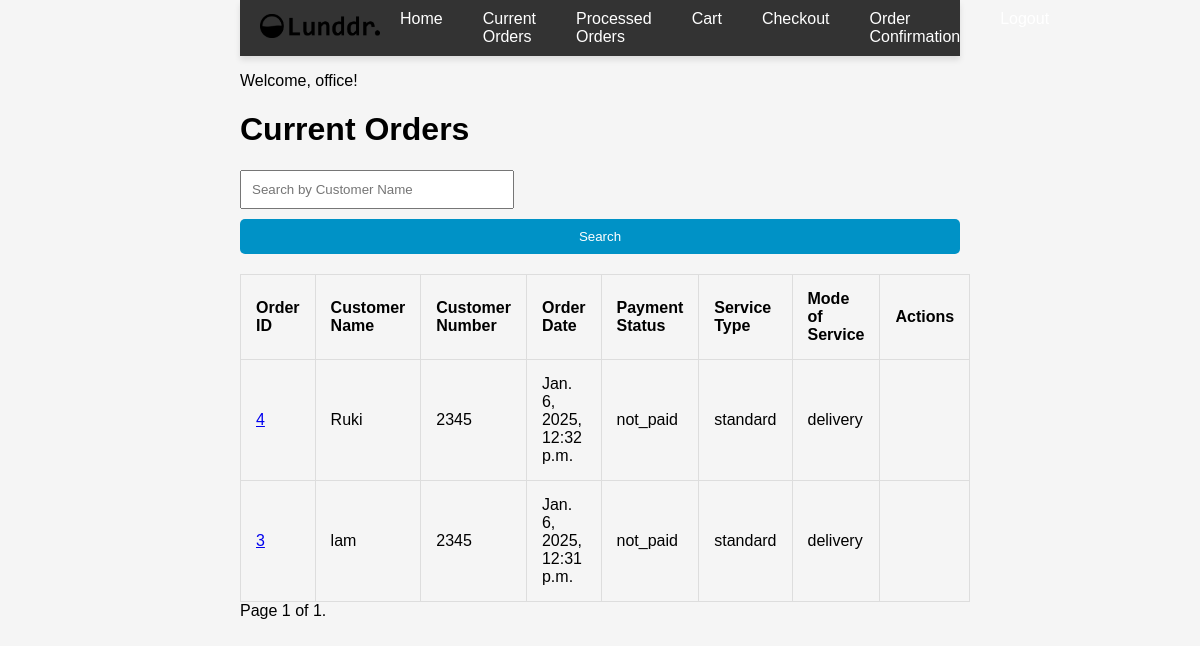
Before: /current/ (signed in) with the older database file.
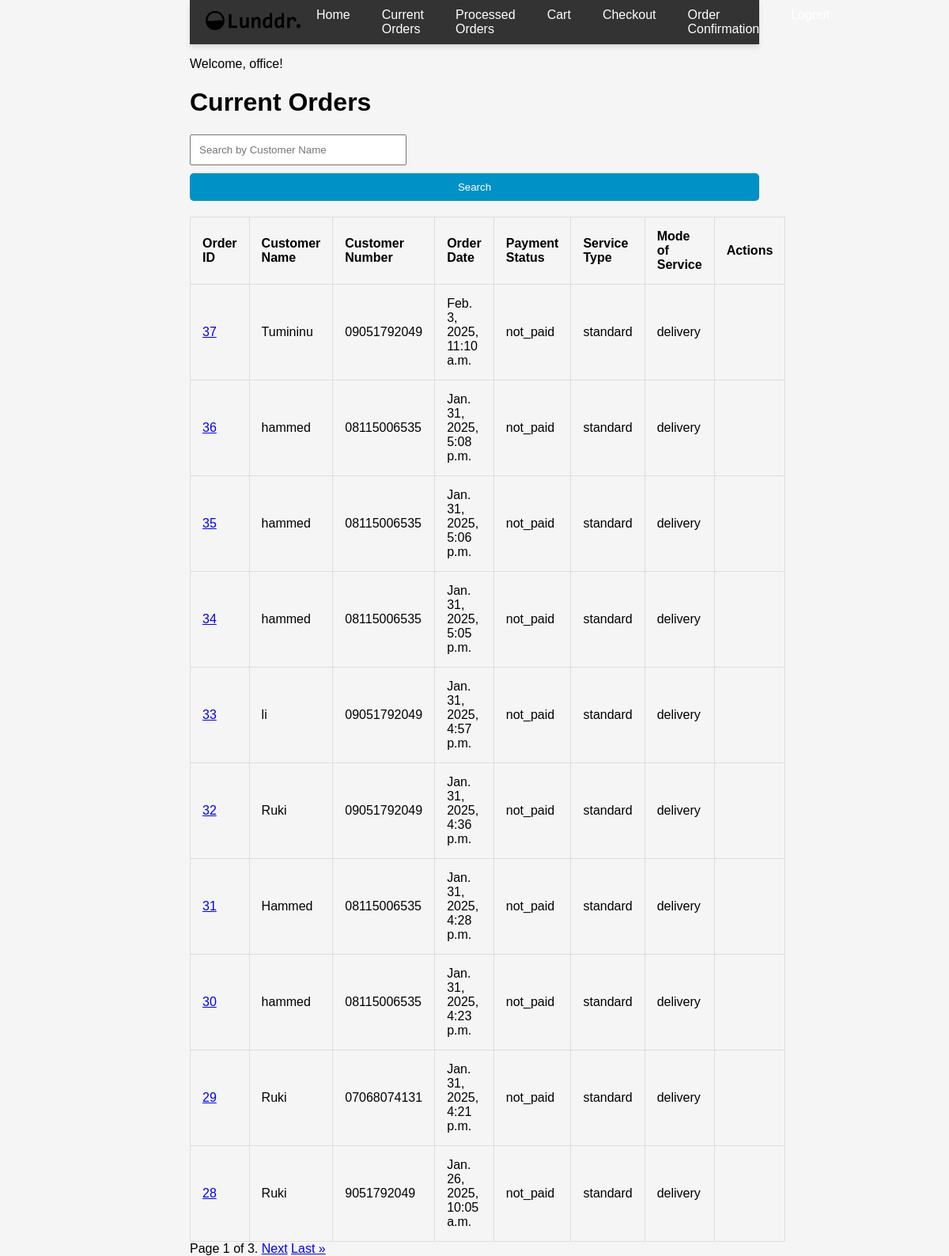
After: the same page with the newer database file.
### inventory/models.py (models this page shows, shortened)
class Order(models.Model):
    cart = models.OneToOneField(Cart, on_delete=models.CASCADE)
    customer_name = models.CharField(max_length=255)
    customer_phone = models.CharField(max_length=15)
    order_date = models.DateTimeField(auto_now_add=True)
    payment_status = models.CharField(max_length=10, choices=[('paid', 'Paid'), ('not_paid', 'Not Paid')], default='not_paid')
    service_type = models.CharField(max_length=10, choices=[('standard', 'Standard'), ('premium', 'Premium')], default='standard')
    mode_of_service = models.CharField(max_length=10, choices=[('delivery', 'Delivery'), ('pickup', 'Pickup'), ('branch', 'Branch')], default='delivery')
    collection_date = models.DateTimeField(null=True, blank=True)
    date_paid = models.DateTimeField(null=True, blank=True)
    date_collected = models.DateTimeField(null=True, blank=True)

### inventory/views.py (the view)
# urls.py: path('current/', views.current, name='current'),
@login_required
def current(request):
    search_query = request.GET.get('search', '')
    if search_query:
        orders = Order.objects.filter(customer_name__icontains=search_query).order_by('-id')
    else:
        orders = Order.objects.all().order_by('-id')
    paginator = Paginator(orders, 10)
    page_number = request.GET.get('page')
    page_obj = paginator.get_page(page_number)
    return render(request, 'current.html', {'page_obj': page_obj})

### templates/current.html (shortened to what this page needs)
{% extends 'base.html' %}
{% block content %}
<h1>Current Orders</h1>
<form method="GET" action="{% url 'current' %}" style="margin-bottom: 20px;">
    <input type="text" name="search" placeholder="Search by Customer Name" value="{{ request.GET.search }}" style="padding: 10px; width: 250px;">
    <button type="submit" style="padding: 10px 15px; background-color: #0092c6; color: white; border: none; border-radius: 5px; cursor: pointer;">Search</button>
</form>
<table>
    <thead>
        <tr>
            <th>Order ID</th>
            <th>Customer Name</th>
            <th>Customer Number</th>
            <th>Order Date</th>
            <th>Payment Status</th>
            <th>Service Type</th>
            <th>Mode of Service</th>
            <th>Actions</th>
        </tr>
    </thead>
    <tbody>
        {% for order in page_obj %}
        <tr>
            <td><a href="{% url 'order_summary' order.id %}">{{ order.id }}</a></td>
            <td>{{ order.customer_name }}</td>
            <td>{{ order.customer_phone }}</td>
            <td>{{ order.order_date }}</td>
            <td>{{ order.payment_status }}</td>
            <td>{{ order.service_type }}</td>
            <td>{{ order.mode_of_service }}</td>
            <td>
            </td>
        </tr>
        {% endfor %}
    </tbody>
</table>
<div class="pagination">
    <span class="step-links">
        <span class="current">
            Page {{ page_obj.number }} of {{ page_obj.paginator.num_pages }}.
        </span>
        {% if page_obj.has_next %}
            <a href="?page={{ page_obj.next_page_number }}">Next</a>
            <a href="?page={{ page_obj.paginator.num_pages }}">Last &raquo;</a>
        {% endif %}
    </span>
</div>
{% endblock %}

Changed rows visible on the page:
removed Order: id "4", customer_name "Ruki", customer_phone "2345", order_date "Jan. 6, 2025, 12:32 p.m.", payment_status "not_paid", service_type "standard", mode_of_service "delivery"
removed Order: id "3", customer_name "lam", customer_phone "2345", order_date "Jan. 6, 2025, 12:31 p.m.", payment_status "not_paid", service_type "standard", mode_of_service "delivery"
added Order: id "37", customer_name "Tumininu", customer_phone "09051792049", order_date "Feb. 3, 2025, 11:10 a.m.", payment_status "not_paid", service_type "standard", mode_of_service "delivery"
added Order: id "36", customer_name "hammed", customer_phone "08115006535", order_date "Jan. 31, 2025, 5:08 p.m.", payment_status "not_paid", service_type "standard", mode_of_service "delivery"
added Order: id "35", customer_name "hammed", customer_phone "08115006535", order_date "Jan. 31, 2025, 5:06 p.m.", payment_status "not_paid", service_type "standard", mode_of_service "delivery"
added Order: id "34", customer_name "hammed", customer_phone "08115006535", order_date "Jan. 31, 2025, 5:05 p.m.", payment_status "not_paid", service_type "standard", mode_of_service "delivery"
added Order: id "33", customer_name "li", customer_phone "09051792049", order_date "Jan. 31, 2025, 4:57 p.m.", payment_status "not_paid", service_type "standard", mode_of_service "delivery"
added Order: id "32", customer_name "Ruki", customer_phone "09051792049", order_date "Jan. 31, 2025, 4:36 p.m.", payment_status "not_paid", service_type "standard", mode_of_service "delivery"
added Order: id "31", customer_name "Hammed", customer_phone "08115006535", order_date "Jan. 31, 2025, 4:28 p.m.", payment_status "not_paid", service_type "standard", mode_of_service "delivery"
added Order: id "30", customer_name "hammed", customer_phone "08115006535", order_date "Jan. 31, 2025, 4:23 p.m.", payment_status "not_paid", service_type "standard", mode_of_service "delivery"
added Order: id "29", customer_name "Ruki", customer_phone "07068074131", order_date "Jan. 31, 2025, 4:21 p.m.", payment_status "not_paid", service_type "standard", mode_of_service "delivery"
added Order: id "28", customer_name "Ruki", customer_phone "9051792049", order_date "Jan. 26, 2025, 10:05 a.m.", payment_status "not_paid", service_type "standard", mode_of_service "delivery"
Other visible differences:
{{ page_obj.paginator.num_pages }}: "1" → "3"
text now shown: "Next Last »"
